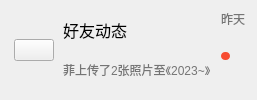
             <widget class="QWidget" name="widget_21" native="true">
              <property name="styleSheet">
               <string notr="true">QWidget#widget_21{
	max-height:60px;
	min-height:60px;
}
QWidget#widget_21:hover{
	background-color: rgb(242, 242, 242);
}</string>
              </property>
              <layout class="QHBoxLayout" name="horizontalLayout_20" stretch="0,1,0">
               <property name="spacing">
                <number>9</number>
               </property>
               <property name="leftMargin">
                <number>14</number>
               </property>
               <property name="topMargin">
                <number>10</number>
               </property>
               <property name="rightMargin">
                <number>12</number>
               </property>
               <property name="bottomMargin">
                <number>10</number>
               </property>
               <item>
                <widget class="QPushButton" name="pushButton_48">
                 <property name="styleSheet">
                  <string notr="true"/>
                 </property>
                 <property name="text">
                  <string/>
                 </property>
                 <property name="icon">
                  <iconset resource="resource/resources.qrc">
                   <normaloff>:/image/image/QQ空间.png</normaloff>:/image/image/QQ空间.png</iconset>
                 </property>
                 <property name="iconSize">
                  <size>
                   <width>40</width>
                   <height>40</height>
                  </size>
                 </property>
                </widget>
               </item>
               <item>
                <layout class="QVBoxLayout" name="verticalLayout_30">
                 <property name="spacing">
                  <number>0</number>
                 </property>
                 <property name="sizeConstraint">
                  <enum>QLayout::SetDefaultConstraint</enum>
                 </property>
                 <property name="leftMargin">
                  <number>0</number>
                 </property>
                 <property name="rightMargin">
                  <number>0</number>
                 </property>
                 <item>
                  <widget class="QLabel" name="label_58">
                   <property name="styleSheet">
                    <string notr="true">QLabel{
	font-size:16px;
}</string>
                   </property>
                   <property name="text">
                    <string>好友动态</string>
                   </property>
                  </widget>
                 </item>
                 <item>
                  <widget class="QLabel" name="label_59">
                   <property name="styleSheet">
                    <string notr="true">QLabel{
	color: rgb(117, 117, 117);
}</string>
                   </property>
                   <property name="text">
                    <string>菲上传了2张照片至《2023~》</string>
                   </property>
                  </widget>
                 </item>
                </layout>
               </item>
               <item>
                <layout class="QVBoxLayout" name="verticalLayout_31">
                 <property name="spacing">
                  <number>4</number>
                 </property>
                 <item alignment="Qt::AlignTop">
                  <widget class="QLabel" name="label_60">
                   <property name="styleSheet">
                    <string notr="true">QLabel{
	color: rgb(117, 117, 117);
}</string>
                   </property>
                   <property name="text">
                    <string>昨天</string>
                   </property>
                  </widget>
                 </item>
                 <item alignment="Qt::AlignTop">
                  <widget class="QLabel" name="label_61">
                   <property name="sizePolicy">
                    <sizepolicy hsizetype="Fixed" vsizetype="Preferred">
                     <horstretch>0</horstretch>
                     <verstretch>0</verstretch>
                    </sizepolicy>
                   </property>
                   <property name="styleSheet">
                    <string notr="true">QLabel{
	background-color: rgb(247, 76, 49);
	color: rgb(255, 255, 255);
	max-height:8px;
	min-height:8px;
	min-width:6px;
	border-radius:4px;
	padding:0 1 0 1;
}</string>
                   </property>
                   <property name="text">
                    <string/>
                   </property>
                   <property name="alignment">
                    <set>Qt::AlignCenter</set>
                   </property>
                  </widget>
                 </item>
                </layout>
               </item>
              </layout>
             </widget>
